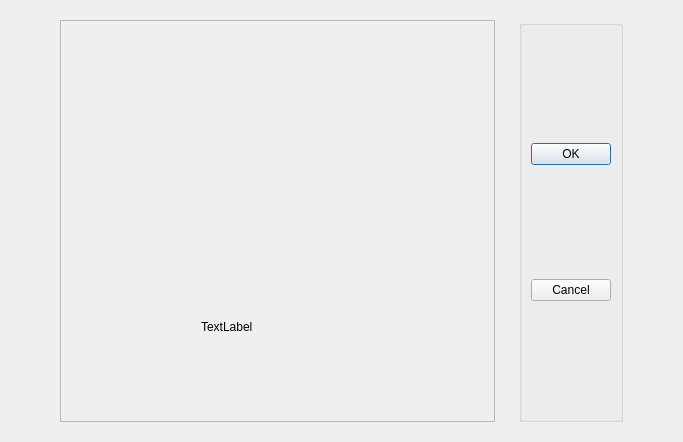
<?xml version="1.0" encoding="UTF-8"?>
<ui version="4.0">
 <class>frame</class>
 <widget class="QDialog" name="frame">
  <property name="geometry">
   <rect>
    <x>0</x>
    <y>0</y>
    <width>683</width>
    <height>442</height>
   </rect>
  </property>
  <property name="windowTitle">
   <string>Dialog</string>
  </property>
  <layout class="QHBoxLayout" name="horizontalLayout_2">
   <item>
    <spacer name="horizontalSpacer_2">
     <property name="orientation">
      <enum>Qt::Horizontal</enum>
     </property>
     <property name="sizeType">
      <enum>QSizePolicy::Fixed</enum>
     </property>
     <property name="sizeHint" stdset="0">
      <size>
       <width>40</width>
       <height>20</height>
      </size>
     </property>
    </spacer>
   </item>
   <item>
    <widget class="QWidget" name="widget" native="true">
     <layout class="QHBoxLayout" name="horizontalLayout">
      <item>
       <widget class="QScrollArea" name="scrollArea">
        <property name="widgetResizable">
         <bool>true</bool>
        </property>
        <widget class="QWidget" name="scrollAreaWidgetContents">
         <property name="geometry">
          <rect>
           <x>0</x>
           <y>0</y>
           <width>425</width>
           <height>404</height>
          </rect>
         </property>
         <widget class="QLabel" name="label">
          <property name="geometry">
           <rect>
            <x>140</x>
            <y>300</y>
            <width>54</width>
            <height>12</height>
           </rect>
          </property>
          <property name="text">
           <string>TextLabel</string>
          </property>
         </widget>
        </widget>
       </widget>
      </item>
     </layout>
    </widget>
   </item>
   <item>
    <widget class="QWidget" name="widget_2" native="true">
     <layout class="QVBoxLayout" name="verticalLayout">
      <item>
       <widget class="QGroupBox" name="groupBox">
        <property name="title">
         <string/>
        </property>
        <layout class="QVBoxLayout" name="verticalLayout_2">
         <item>
          <widget class="QPushButton" name="okBtn">
           <property name="text">
            <string>OK</string>
           </property>
          </widget>
         </item>
         <item>
          <widget class="QPushButton" name="cancelBtn">
           <property name="text">
            <string>Cancel</string>
           </property>
          </widget>
         </item>
        </layout>
       </widget>
      </item>
     </layout>
    </widget>
   </item>
   <item>
    <spacer name="horizontalSpacer">
     <property name="orientation">
      <enum>Qt::Horizontal</enum>
     </property>
     <property name="sizeType">
      <enum>QSizePolicy::Fixed</enum>
     </property>
     <property name="sizeHint" stdset="0">
      <size>
       <width>40</width>
       <height>20</height>
      </size>
     </property>
    </spacer>
   </item>
  </layout>
 </widget>
 <resources/>
 <connections/>
</ui>
